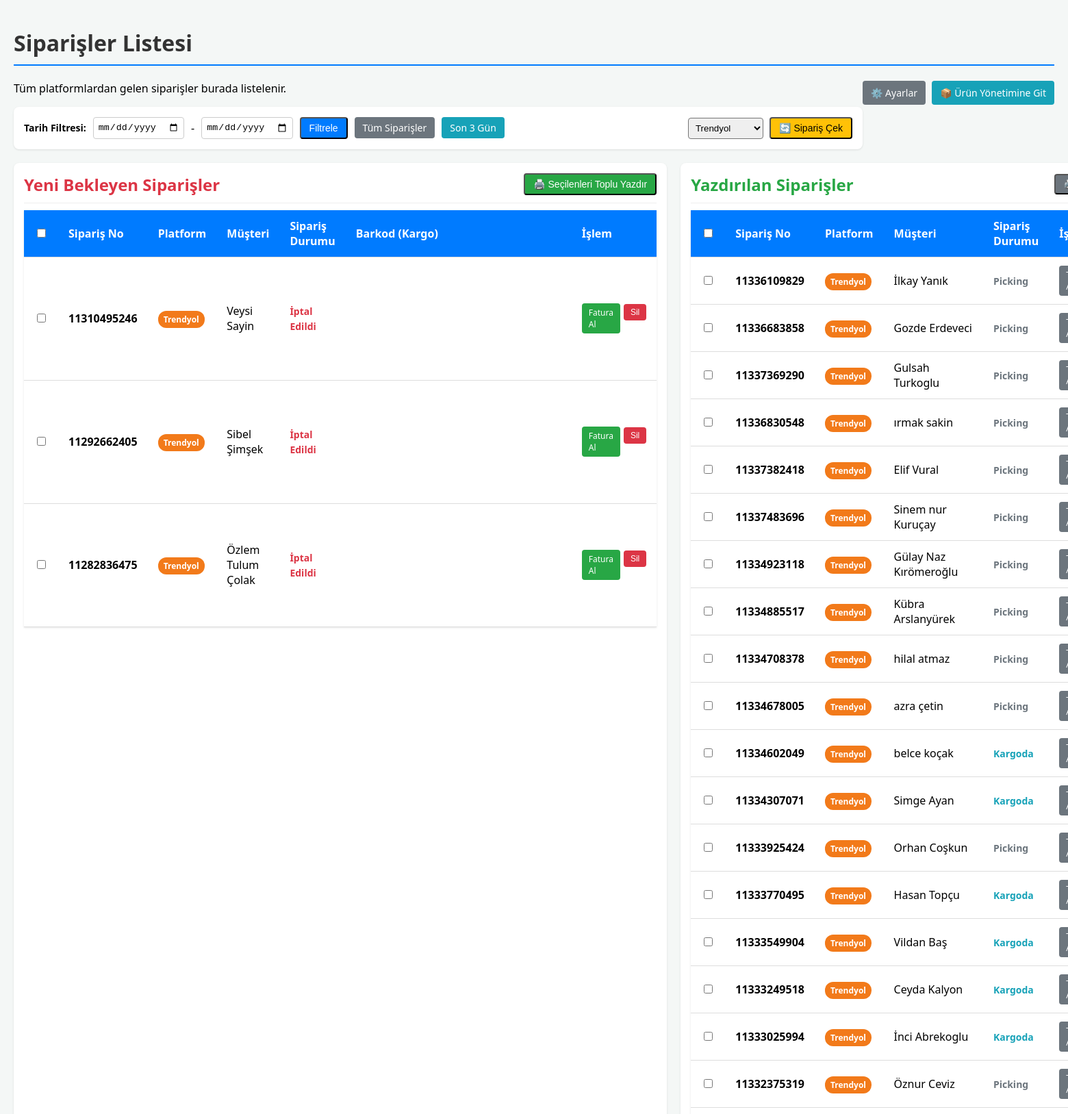
Screenshot of /?start_date=&end_date= (upper part) with the database file from the repository.
### database.py (models this page shows)
class DBOrder(Base):
    __tablename__ = "orders"
    id = Column(Integer, primary_key=True, index=True)
    platform_order_id = Column(String, unique=True, index=True)
    platform = Column(String)
    customer_name = Column(String)
    customer_phone = Column(String)
    customer_address = Column(String)
    total_amount = Column(Float)
    status = Column(String)
    created_at = Column(DateTime, default=datetime.datetime.utcnow)
    is_printed = Column(Boolean, default=False)
    cargo_tracking_number = Column(String, nullable=True) # Kargo barkodu
    items_json = Column(String, nullable=True) # JSON formatında ürünler

### main.py (the view)
@app.get("/", response_class=HTMLResponse)
def index_page(
    request: Request,
    error_msg: Optional[str] = None,
    start_date: Optional[str] = None,
    end_date: Optional[str] = None,
    db: Session = Depends(get_db)
):
    query = db.query(DBOrder)
    if start_date is None and end_date is None:
        default_start_dt = datetime.now() - timedelta(days=3)
        start_date = default_start_dt.strftime("%Y-%m-%d")
    if start_date:
        try:
            start_dt = datetime.strptime(start_date, "%Y-%m-%d")
            query = query.filter(DBOrder.created_at >= start_dt)
        except ValueError:
            pass
    if end_date:
        try:
            end_dt = datetime.strptime(end_date, "%Y-%m-%d")
            end_dt = end_dt.replace(hour=23, minute=59, second=59)
            query = query.filter(DBOrder.created_at <= end_dt)
        except ValueError:
            pass
    orders = query.order_by(DBOrder.created_at.desc()).all()
    return templates.TemplateResponse(request=request, name="index.html", context={
        "orders": orders,
        "error_msg": error_msg,
        "start_date": start_date,
        "end_date": end_date
    })

### templates/index.html (shortened to what this page needs)
<!DOCTYPE html>
<html lang="tr">
<head>
</head>
<body>
    <h1>Siparişler Listesi</h1>
    <div style="float:right; margin-bottom: 10px;">
        <a href="/settings" class="btn" style="background-color: #6c757d; margin-right: 5px;">⚙️ Ayarlar</a>
        <a href="/products" class="btn" style="background-color: #17a2b8;">📦 Ürün Yönetimine Git</a>
    </div>
    <p>Tüm platformlardan gelen siparişler burada listelenir.</p>
    <div style="background-color: #fff; padding: 15px; border-radius: 8px; box-shadow: 0 1px 3px rgba(0,0,0,0.1); margin-bottom: 20px; display: flex; justify-content: space-between; align-items: center;">
        <div style="display: flex; flex-direction: column; gap: 10px;">
            <form action="/" method="GET" style="display: flex; gap: 10px; align-items: center;">
                <label style="font-weight: bold; font-size: 14px;">Tarih Filtresi:</label>
                <input type="date" name="start_date" value="{{ start_date if start_date else '' }}" style="padding: 6px; border: 1px solid #ccc; border-radius: 4px;">
                <span>-</span>
                <input type="date" name="end_date" value="{{ end_date if end_date else '' }}" style="padding: 6px; border: 1px solid #ccc; border-radius: 4px;">
                <button type="submit" class="btn" style="background-color: #007bff; padding: 6px 12px;">Filtrele</button>
                <a href="/?start_date=&end_date=" class="btn" style="background-color: #6c757d; padding: 6px 12px;">Tüm Siparişler</a>
                <a href="/" class="btn" style="background-color: #17a2b8; padding: 6px 12px;">Son 3 Gün</a>
            </form>
        </div>
        <form action="/api/sync_orders" method="POST" style="margin: 0;">
            <select name="platform_name" style="padding: 6px; border-radius: 4px; margin-right: 5px;">
                <option value="Trendyol">Trendyol</option>
            </select>
            <button type="submit" class="btn" style="background-color: #ffc107; color: #000; padding: 6px 12px;">🔄 Sipariş Çek</button>
        </form>
    </div>
    <div style="display: flex; gap: 20px;">
        <div style="flex: 2; background: #fff; padding: 15px; border-radius: 8px; box-shadow: 0 1px 3px rgba(0,0,0,0.1);">
            <div style="display: flex; justify-content: space-between; align-items: center; border-bottom: 1px solid #eee; padding-bottom: 10px;">
                <h2 style="margin: 0; color: #dc3545;">Yeni Bekleyen Siparişler</h2>
                <button type="button" class="btn bulkPrintBtnClass" style="background-color: #28a745; padding: 6px 12px;">🖨️ Seçilenleri Toplu Yazdır</button>
            </div>
            <table style="margin-top: 10px;">
                <thead>
                    <tr>
                        <th style="width: 30px; text-align: center;"><input type="checkbox" id="selectAll"></th>
                        <th>Sipariş No</th>
                        <th>Platform</th>
                        <th>Müşteri</th>
                        <th>Sipariş Durumu</th>
                        <th>Barkod (Kargo)</th>
                        <th>İşlem</th>
                    </tr>
                </thead>
                <tbody>
                    {% for order in orders if not order.is_printed %}
                    <tr>
                        <td style="text-align: center;">
                            <input type="checkbox" class="order-checkbox new-order-checkbox" value="{{ order.platform_order_id }}">
                        </td>
                        <td><strong>{{ order.platform_order_id }}</strong></td>
                        <td>
                            <span class="platform-badge {% if order.platform == 'Trendyol' %} platform-trendyol {% elif order.platform == 'Hepsiburada' %} platform-hepsiburada {% endif %}">
                                {{ order.platform }}
                            </span>
                        </td>
                        <td>{{ order.customer_name }}</td>
                        <td>
                            {% if order.status == 'Cancelled' %}
                                <span style="color: #dc3545; font-weight: bold; font-size: 14px;">İptal Edildi</span>
                            {% elif order.status == 'Delivered' %}
                                <span style="color: #28a745; font-weight: bold; font-size: 14px;">Teslim Edildi</span>
                            {% elif order.status == 'Shipped' %}
                                <span style="color: #17a2b8; font-weight: bold; font-size: 14px;">Kargoda</span>
                            {% else %}
                                <span style="color: #6c757d; font-weight: bold; font-size: 14px;">{{ order.status }}</span>
                            {% endif %}
                        </td>
                        <td>
                            <svg class="list-barcode" data-value="{{ order.cargo_tracking_number if order.cargo_tracking_number else order.platform_order_id }}"></svg>
                        </td>
                        <td>
                            <div style="display: flex; gap: 5px;">
                                <a href="/invoice/{{ order.platform_order_id }}" class="btn" style="font-size: 12px; padding: 5px 10px;" target="_blank">Fatura Al</a>
                                <form action="/api/delete_order/{{ order.platform_order_id }}" method="POST" style="margin: 0;" onsubmit="return confirm('Bu siparişi silmek istediğinize emin misiniz?');">
                                    <button type="submit" class="btn" style="background-color: #dc3545; font-size: 12px; padding: 5px 10px; border: none; cursor: pointer;">Sil</button>
                                </form>
                            </div>
                        </td>
                    </tr>
                    {% else %}
                    <tr>
                        <td colspan="6" style="text-align: center; color: #777;">Bekleyen yeni sipariş yok.</td>
                    </tr>
                    {% endfor %}
                </tbody>
            </table>
        </div>
        <div style="flex: 1; background: #fff; padding: 15px; border-radius: 8px; box-shadow: 0 1px 3px rgba(0,0,0,0.1);">
            <div style="display: flex; justify-content: space-between; align-items: center; border-bottom: 1px solid #eee; padding-bottom: 10px;">
                <h2 style="margin: 0; color: #28a745;">Yazdırılan Siparişler</h2>
                <button type="button" class="btn bulkPrintBtnClass" style="background-color: #6c757d; padding: 6px 12px; font-size: 12px;">🖨️ Tekrar Yazdır</button>
            </div>
            <table style="margin-top: 10px;">
                <thead>
                    <tr>
                        <th style="width: 30px; text-align: center;"><input type="checkbox" id="selectAllPrinted"></th>
                        <th>Sipariş No</th>
                        <th>Platform</th>
                        <th>Müşteri</th>
                        <th>Sipariş Durumu</th>
                        <th>İşlem</th>
                    </tr>
                </thead>
                <tbody>
                    {% for order in orders if order.is_printed %}
                    <tr>
                        <td style="text-align: center;">
                            <input type="checkbox" class="order-checkbox printed-order-checkbox" value="{{ order.platform_order_id }}">
                        </td>
                        <td><strong>{{ order.platform_order_id }}</strong></td>
                        <td>
                            <span class="platform-badge {% if order.platform == 'Trendyol' %} platform-trendyol {% elif order.platform == 'Hepsiburada' %} platform-hepsiburada {% endif %}">
                                {{ order.platform }}
                            </span>
                        </td>
                        <td>{{ order.customer_name }}</td>
                        <td>
                            {% if order.status == 'Cancelled' %}
                                <span style="color: #dc3545; font-weight: bold; font-size: 14px;">İptal Edildi</span>
                            {% elif order.status == 'Delivered' %}
                                <span style="color: #28a745; font-weight: bold; font-size: 14px;">Teslim Edildi</span>
                            {% elif order.status == 'Shipped' %}
                                <span style="color: #17a2b8; font-weight: bold; font-size: 14px;">Kargoda</span>
                            {% else %}
                                <span style="color: #6c757d; font-weight: bold; font-size: 14px;">{{ order.status }}</span>
                            {% endif %}
                        </td>
                        <td>
                            <div style="display: flex; gap: 5px;">
                                <a href="/invoice/{{ order.platform_order_id }}" class="btn" style="background-color: #6c757d; font-size: 12px; padding: 5px 10px;" target="_blank">Tekrar Al</a>
                            </div>
                        </td>
                    </tr>
                    {% else %}
                    <tr>
                        <td colspan="5" style="text-align: center; color: #777;">Henüz yazdırılmış sipariş yok.</td>
                    </tr>
                    {% endfor %}
                </tbody>
            </table>
        </div>
    </div>
</body>
</html>

### templates/index.html (style rules this page uses)
body { font-family: 'Segoe UI', Tahoma, Geneva, Verdana, sans-serif; background-color: #f4f7f6; margin: 0; padding: 20px; }
h1 { color: #333; border-bottom: 2px solid #007bff; padding-bottom: 10px; }
table { width: 100%; border-collapse: collapse; background-color: #fff; box-shadow: 0 1px 3px rgba(0,0,0,0.1); margin-top: 20px; }
th, td { padding: 12px 15px; text-align: left; border-bottom: 1px solid #ddd; }
th { background-color: #007bff; color: #fff; }
.btn { display: inline-block; padding: 8px 12px; background-color: #28a745; color: #fff; text-decoration: none; border-radius: 4px; font-size: 14px; }
.platform-badge { padding: 4px 8px; border-radius: 12px; font-size: 12px; font-weight: bold; color: #fff; }
.platform-trendyol { background-color: #f27a1a; }

### rows the page displays
DBOrder: platform_order_id "11310495246", platform "Trendyol", customer_name "Veysi Sayin", status "İptal Edildi"
DBOrder: platform_order_id "11292662405", platform "Trendyol", customer_name "Sibel Şimşek", status "İptal Edildi"
DBOrder: platform_order_id "11282836475", platform "Trendyol", customer_name "Özlem Tulum Çolak", status "İptal Edildi"
DBOrder: platform_order_id "11336109829", platform "Trendyol", customer_name "İlkay Yanık", status "Picking"
DBOrder: platform_order_id "11336683858", platform "Trendyol", customer_name "Gozde Erdeveci", status "Picking"
DBOrder: platform_order_id "11337369290", platform "Trendyol", customer_name "Gulsah Turkoglu", status "Picking"
DBOrder: platform_order_id "11336830548", platform "Trendyol", customer_name "ırmak sakin", status "Picking"
DBOrder: platform_order_id "11337382418", platform "Trendyol", customer_name "Elif Vural", status "Picking"
DBOrder: platform_order_id "11337483696", platform "Trendyol", customer_name "Sinem nur Kuruçay", status "Picking"
DBOrder: platform_order_id "11334923118", platform "Trendyol", customer_name "Gülay Naz Kırömeroğlu", status "Picking"
DBOrder: platform_order_id "11334885517", platform "Trendyol", customer_name "Kübra Arslanyürek", status "Picking"
DBOrder: platform_order_id "11334708378", platform "Trendyol", customer_name "hilal atmaz", status "Picking"
DBOrder: platform_order_id "11334678005", platform "Trendyol", customer_name "azra çetin", status "Picking"
DBOrder: platform_order_id "11334602049", platform "Trendyol", customer_name "belce koçak", status "Kargoda"
DBOrder: platform_order_id "11334307071", platform "Trendyol", customer_name "Simge Ayan", status "Kargoda"
DBOrder: platform_order_id "11333925424", platform "Trendyol", customer_name "Orhan Coşkun", status "Picking"
DBOrder: platform_order_id "11333770495", platform "Trendyol", customer_name "Hasan Topçu", status "Kargoda"
DBOrder: platform_order_id "11333549904", platform "Trendyol", customer_name "Vildan Baş", status "Kargoda"
DBOrder: platform_order_id "11333249518", platform "Trendyol", customer_name "Ceyda Kalyon", status "Kargoda"
DBOrder: platform_order_id "11333025994", platform "Trendyol", customer_name "İnci Abrekoglu", status "Kargoda"
DBOrder: platform_order_id "11332375319", platform "Trendyol", customer_name "Öznur Ceviz", status "Picking"
